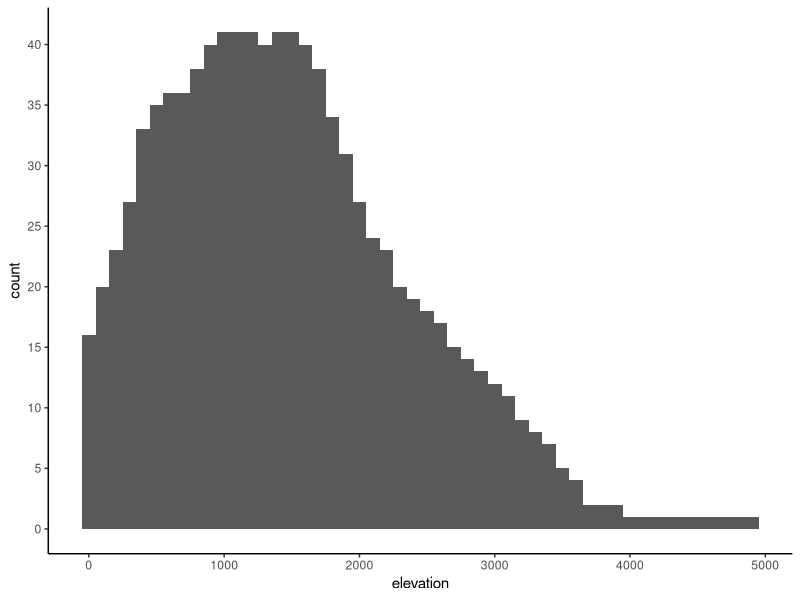
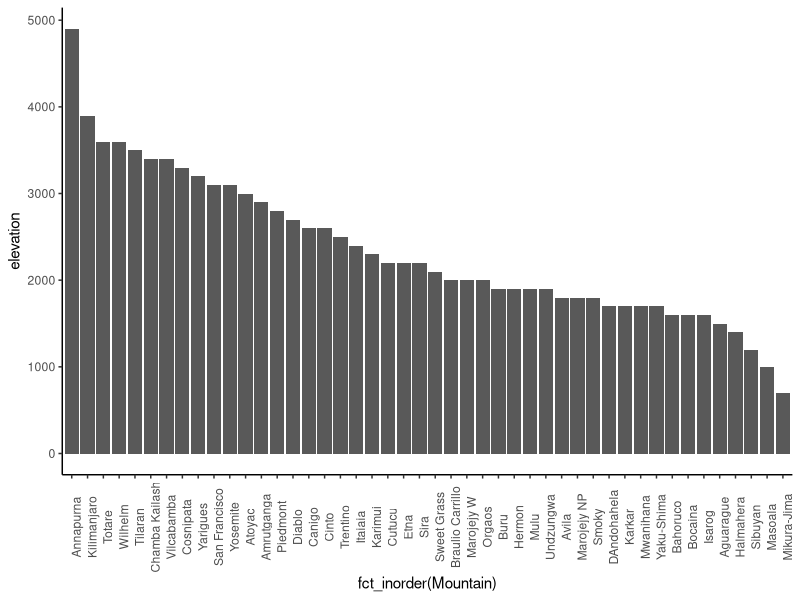
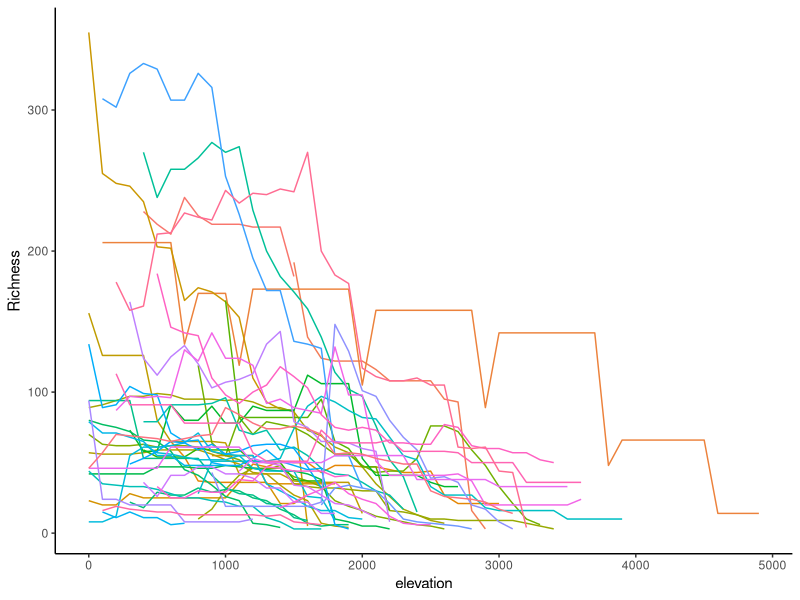
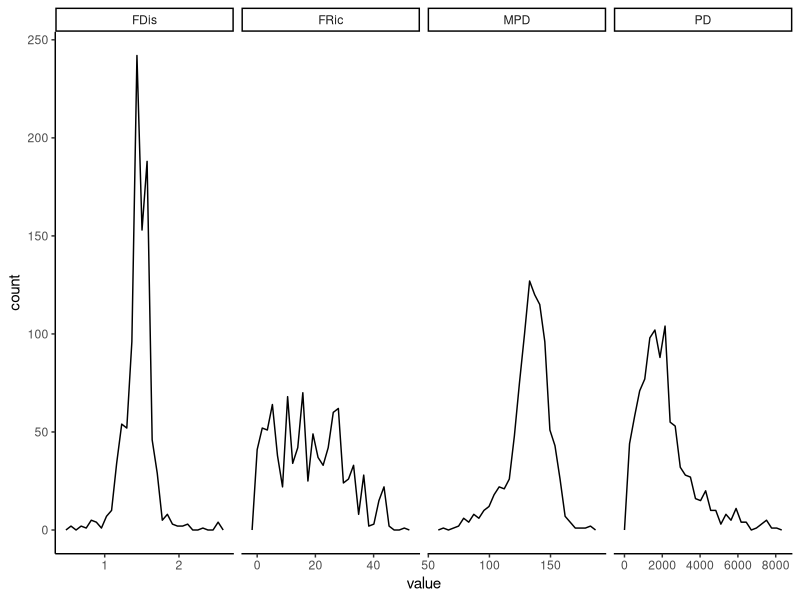
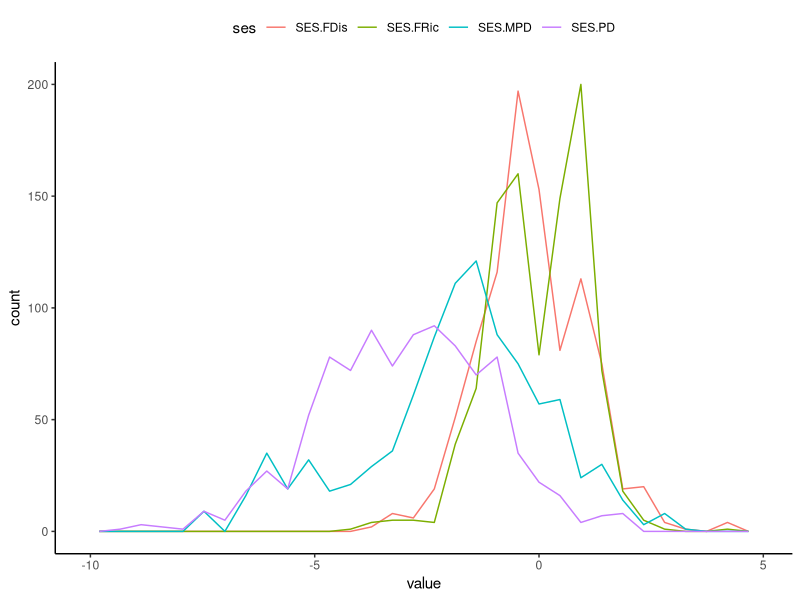
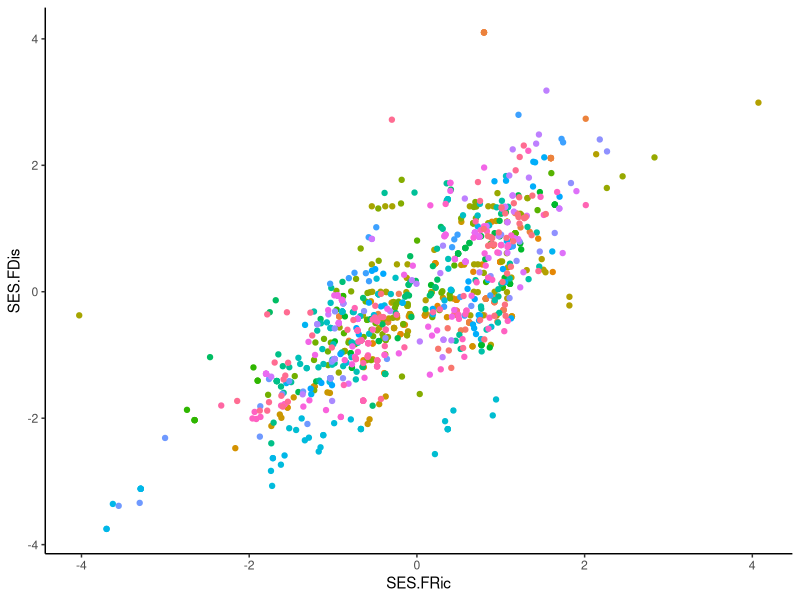
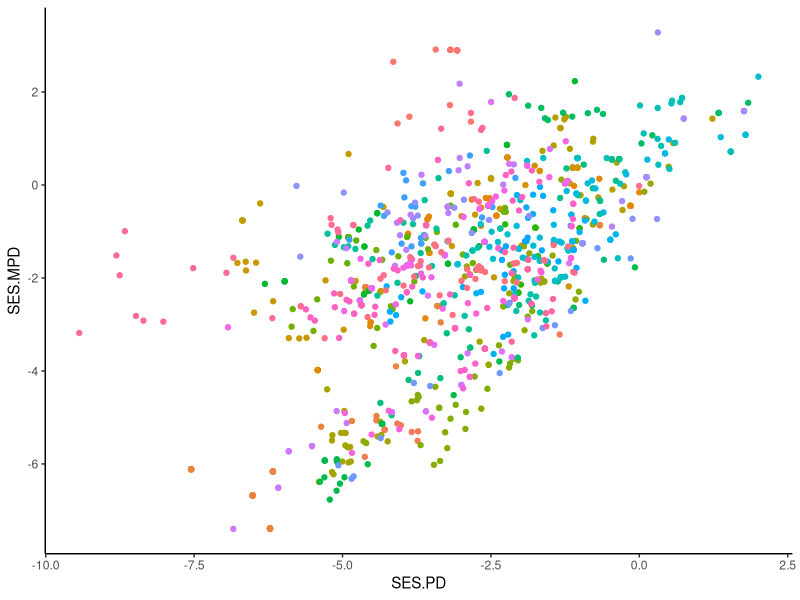

Reproduce these figures in R, in order.
## ---- chunk 1
# Load in the data to examine and describe it:

library(dplyr)
library(readxl) # file is .xlsx
library(glue)
library(ggplot2); theme_set(theme_classic())

data_dryad <- read_xlsx("data/montano_dryad_data.xlsx",
                        sheet = "FDPD_Supporting")

any_missing <- anyNA(data_dryad)
## ---- chunk 2
head(data_dryad)
## ---- chunk 3

data_dryad %>% 
  ggplot() +
  geom_histogram(aes(x = elevation), binwidth = 100) +
  scale_y_continuous(breaks = seq(0, 50, 5))

## ---- chunk 4
library(forcats)

data_dryad %>% 
  group_by(Mountain) %>% 
  reframe(elevation = max(elevation)) %>%
  arrange(desc(elevation)) %>% 
  ggplot(aes(x = fct_inorder(Mountain), y = elevation)) +
  geom_col() +
  theme(axis.text.x = element_text(angle = 90))
## ---- chunk 5
data_dryad %>% 
  ggplot(aes(x = elevation, y = Richness, colour = Mountain)) +
  geom_line() +
  theme(legend.position = "none")
## ---- chunk 6
library(tidyr)

# diversity metrics
data_diversity <- data_dryad %>% 
  pivot_longer(cols = c("FRic", "FDis", "PD", "MPD"), 
               names_to = "metric", values_to = "value") %>% 
  select(Mountain, elevation, metric, value)

data_diversity %>% 
  ggplot(aes(x = value)) +
  geom_freqpoly() +
  facet_wrap(~ metric, scales = "free_x", nrow = 1)

# SES for four metrics
data_ses <- data_dryad %>% 
  pivot_longer(cols = starts_with("SES"), 
               names_to = "ses", values_to = "value") %>% 
  select(Mountain, elevation, ses, value)

data_ses %>% 
  ggplot(aes(x = value, colour = ses)) +
  geom_freqpoly() +
  theme(legend.position = "top")

## ---- chunk 7
summary(lm(SES.FDis ~ SES.FRic, data = data_dryad))

data_dryad %>% 
  ggplot(aes(x = SES.FRic, y = SES.FDis, colour = Mountain)) +
  geom_point() + 
  theme(legend.position = "none")
## ---- chunk 8
summary(lm(SES.MPD ~ SES.PD, data = data_dryad))

data_dryad %>% 
  ggplot(aes(x = SES.PD, y = SES.MPD, colour = Mountain)) +
  geom_point() + 
  theme(legend.position = "none")
